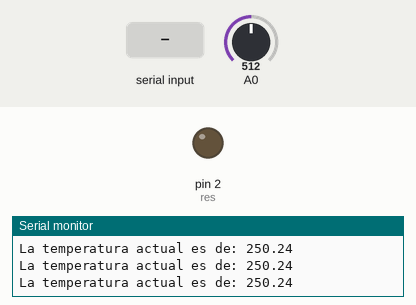
This sketch was run on a simulated Arduino Uno, built with avr-gcc and run on an emulated ATmega328P. Parts: output pins drawn as LEDs (lit = HIGH), the last lines printed to the serial monitor. The test bench sets the inputs (shaded band); at power-on: A0 = 512.

Above: at 1.2 s.
1.3 s: A0 set to 0
At 3.2 s:
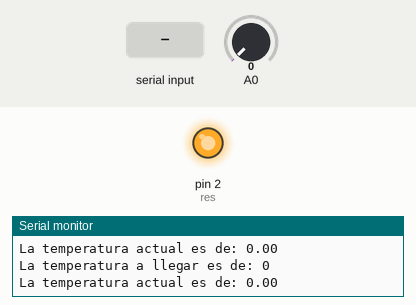
3.5 s: A0 set to 122
At 6.1 s:
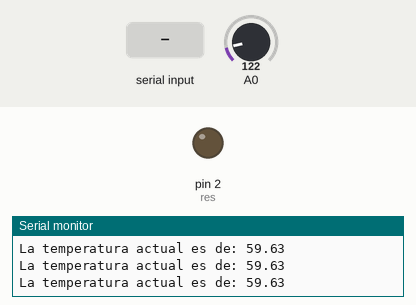
6.5 s: "30,150\n" received over Serial
At 8.0 s:
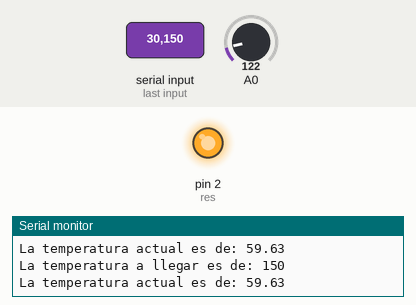
Timing chart, 0 to 10.6 s (numbered marks = the images above; inputs shaded):
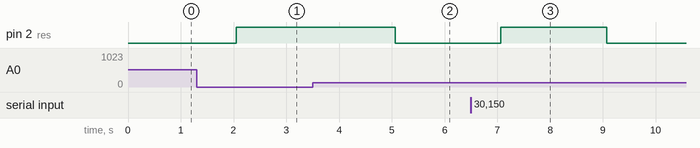

The sketch:

Control_de_temperatura.ino
```cpp
int temperatura;
float grados;
int res=2;
int volts=5;

void setup() {
  Serial.begin(9600);
  pinMode(res,OUTPUT);

  grados=(volts*analogRead(0)*100.0)/1023.0;
  Serial.print("La temperatura actual es de: ");
  Serial.println(grados);

  Serial.println("A que temperatura se quiere llegar?");
}
void loop()
{
    if (temperatura >= grados){
    digitalWrite(res,HIGH);
    grados=(volts*analogRead(0)*100.0)/1023.0;
    Serial.print("La temperatura a llegar es de: ");
    Serial.println(temperatura);
    Serial.print("La temperatura actual es de: ");
    Serial.println(grados);
    delay(1000);
    }
    else if (temperatura <= grados) {
    digitalWrite(res,LOW);
    grados=(volts*analogRead(0)*100.0)/1023.0;
    Serial.print("La temperatura actual es de: ");
    Serial.println(grados);
    delay(500);
    }
}

void serialEvent(){
    while (Serial.available()==0) {
      }

    temperatura=Serial.parseInt();
}
```

Measured:
- after the input at 1.3 s, pin 2 (res): LOW → HIGH after 0.75 s
- after the input at 3.5 s, pin 2 (res): HIGH → LOW after 1.6 s
- after the input at 6.5 s, pin 2 (res): LOW → HIGH after 0.57 s, → LOW 2.0 s later
